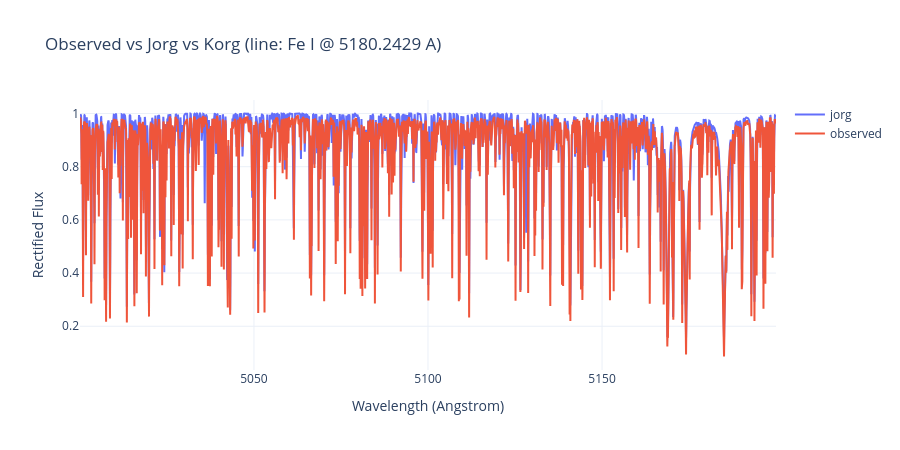

This figure's notebook cell:
### Code cell
fig = go.Figure()
fig.add_trace(go.Scatter(x=wavelength_grid, y=base_flux_conv, mode='lines', name='jorg'))
if k_rect_conv is not None:
    fig.add_trace(go.Scatter(x=wavelength_grid, y=k_rect_conv, mode='lines', name='korg'))
fig.add_trace(go.Scatter(x=wavelength_grid, y=observed_flux, mode='lines', name='observed'))
fig.update_layout(
    template='plotly_white',
    width=900,
    height=450,
    xaxis_title='Wavelength (Angstrom)',
    yaxis_title='Rectified Flux',
    title=f'Observed vs Jorg vs Korg (line: {line_label})'
)
fig

### Figure 1 — Plotly figure (JSON) as saved in the notebook; plotly's stock layout.template omitted (floating-point values rounded to 4 significant figures; data arrays with more than 128 entries replaced by an {"elided": "..."} marker saying what was removed)
{"data": [{"mode": "lines", "name": "jorg", "type": "scatter", "x": {"elided": "7541 float values"}, "y": {"elided": "7541 float values"}}, {"mode": "lines", "name": "observed", "type": "scatter", "x": {"elided": "7541 float values"}, "y": {"elided": "7541 float values"}}], "layout": {"height": 450, "title": {"text": "Observed vs Jorg vs Korg (line: Fe I @ 5180.2429 A)"}, "width": 900, "xaxis": {"title": {"text": "Wavelength (Angstrom)"}}, "yaxis": {"title": {"text": "Rectified Flux"}}}}
